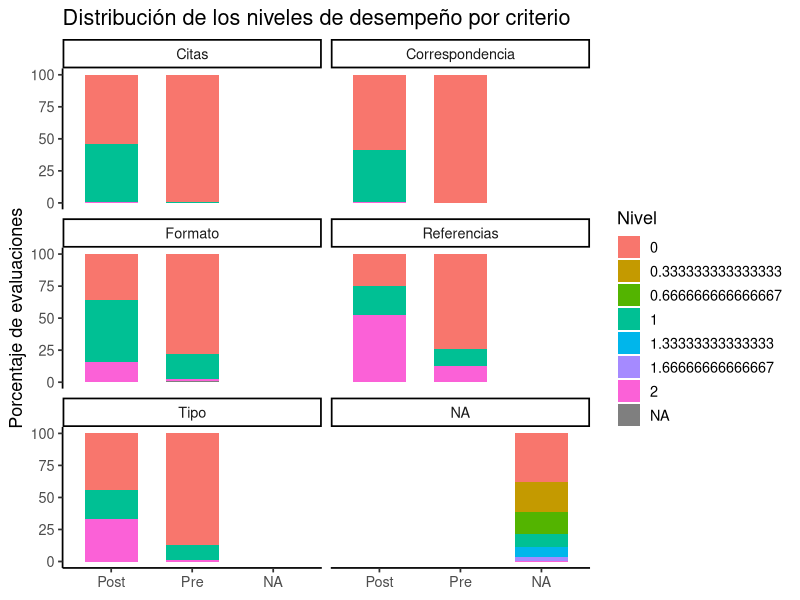

Write R code to recreate this figure. (Note: this script raises an error after producing the figure.)
# ============================================================
# ANÁLISIS POR CRITERIO DE LA RÚBRICA
# ============================================================

library(tidyverse)
library(rstatix)
library(ggpubr)
library(writexl)


pre1 <- read.csv(
  "Intervencion - Puntuaciones Individuales por criterio.csv",
  check.names = FALSE,
  stringsAsFactors = FALSE
)

pre2 <- read.csv(
  "Intervencion - Puntuaciones Individuales por criterio2.csv",
  check.names = FALSE,
  stringsAsFactors = FALSE
)

pre3 <- read.csv(
  "Intervencion - Puntuaciones Individuales por criterio3.csv",
  check.names = FALSE,
  stringsAsFactors = FALSE
)

post1 <- read.csv(
  "Intervencion - Puntuaciones Individuales por criterio4.csv",
  check.names = FALSE,
  stringsAsFactors = FALSE
)

post2 <- read.csv(
  "Intervencion - Puntuaciones Individuales por criterio5.csv",
  check.names = FALSE,
  stringsAsFactors = FALSE
)

post3 <- read.csv(
  "Intervencion - Puntuaciones Individuales por criterio6.csv",
  check.names = FALSE,
  stringsAsFactors = FALSE
)


limpiar_nombre <- function(x){
  
  x <- trimws(x)
  
  # quitar acentos
  x <- iconv(
    x,
    from = "UTF-8",
    to = "ASCII//TRANSLIT"
  )
  
  # pasar a minúsculas
  x <- tolower(x)
  
  # corregir específicamente la diferencia ortográfica
  # de Garduñño / Garduno
  x <- gsub(
    "gardunno",
    "garduno",
    x
  )
  
  # eliminar espacios múltiples
  x <- gsub(
    "\\s+",
    " ",
    x
  )
  
  return(x)
}


pre1$ID <- limpiar_nombre(pre1$Estudiante)
pre2$ID <- limpiar_nombre(pre2$Estudiante)
pre3$ID <- limpiar_nombre(pre3$Estudiante)
post1$ID <- limpiar_nombre(post1$Estudiante)
post2$ID <- limpiar_nombre(post2$Estudiante)
post3$ID <- limpiar_nombre(post3$Estudiante)


pre1 <- pre1 %>%
  rename(
    Pre1_Citas = Pre1_Citas,
    Pre1_Referencias = Pre1_Referencias,
    Pre1_Tipo = Pre1_Tipo,
    Pre1_Correspondencia = Pre1_Correspondencia,
    Pre1_Formato = Pre1_Formato
  )

pre2 <- pre2 %>%
  rename(
    Pre2_Citas = Pre2_Citas,
    Pre2_Referencias = Pre2_Referencias,
    Pre2_Tipo = Pre2_Tipo,
    Pre2_Correspondencia = Pre2_Correspondencia,
    Pre2_Formato = Pre2_Formato
  )

pre3 <- pre3 %>%
  rename(
    Pre3_Citas = Pre3_Citas,
    Pre3_Referencias = Pre3_Referencias,
    Pre3_Tipo = Pre3_Tipo,
    Pre3_Correspondencia = Pre3_Correspondencia,
    Pre3_Formato = Pre3_Formato
  )

post1 <- post1 %>%
  rename(
    Post1_Citas = Pre4_Citas,
    Post1_Referencias = Pre4_Referencias,
    Post1_Tipo = Pre4_Tipo,
    Post1_Correspondencia = Pre4_Correspondencia,
    Post1_Formato = Pre4_Formato
  )

post2 <- post2 %>%
  rename(
    Post2_Citas = Pre5_Citas,
    Post2_Referencias = Pre5_Referencias,
    Post2_Tipo = Pre5_Tipo,
    Post2_Correspondencia = Pre5_Correspondencia,
    Post2_Formato = Pre5_Formato
  )

post3 <- post3 %>%
  rename(
    Post3_Citas = Pre6_Citas,
    Post3_Referencias = Pre6_Referencias,
    Post3_Tipo = Pre6_Tipo,
    Post3_Correspondencia = Pre6_Correspondencia,
    Post3_Formato = Pre6_Formato
  )


pre1 <- pre1 %>%
  select(ID, Pre1_Citas:Pre1_Formato)

pre2 <- pre2 %>%
  select(ID, Pre2_Citas:Pre2_Formato)

pre3 <- pre3 %>%
  select(ID, Pre3_Citas:Pre3_Formato)

post1 <- post1 %>%
  select(ID, Post1_Citas:Post1_Formato)

post2 <- post2 %>%
  select(ID, Post2_Citas:Post2_Formato)

post3 <- post3 %>%
  select(ID, Post3_Citas:Post3_Formato)


# ============================================================
# UNIR LOS SEIS ARCHIVOS
# ============================================================

datos_criterios <- pre1 %>%
  full_join(pre2, by = "ID") %>%
  full_join(pre3, by = "ID") %>%
  full_join(post1, by = "ID") %>%
  full_join(post2, by = "ID") %>%
  full_join(post3, by = "ID")


# Revisar número de estudiantes
nrow(datos_criterios)

# Debe ser:
# 39


# ============================================================
# PROMEDIO PRE Y POST POR CRITERIO
# ============================================================

criterios <- c(
  "Citas",
  "Referencias",
  "Tipo",
  "Correspondencia",
  "Formato"
)


for (criterio in criterios) {
  
  datos_criterios[[paste0("Pre_", criterio)]] <-
    rowMeans(
      datos_criterios[
        ,
        paste0("Pre", 1:3, "_", criterio)
      ],
      na.rm = TRUE
    )
  
  datos_criterios[[paste0("Post_", criterio)]] <-
    rowMeans(
      datos_criterios[
        ,
        paste0("Post", 1:3, "_", criterio)
      ],
      na.rm = TRUE
    )
  
  datos_criterios[[paste0("Cambio_", criterio)]] <-
    datos_criterios[[paste0("Post_", criterio)]] -
    datos_criterios[[paste0("Pre_", criterio)]]
}


# ============================================================
# TABLA DESCRIPTIVA POR CRITERIO
# ============================================================

tabla_criterios <- map_dfr(
  criterios,
  function(criterio) {
    
    pre <- datos_criterios[[paste0("Pre_", criterio)]]
    post <- datos_criterios[[paste0("Post_", criterio)]]
    
    tibble(
      Criterio = criterio,
      
      Media_Pre = mean(pre, na.rm = TRUE),
      Mediana_Pre = median(pre, na.rm = TRUE),
      DE_Pre = sd(pre, na.rm = TRUE),
      IQR_Pre = IQR(pre, na.rm = TRUE),
      
      Media_Post = mean(post, na.rm = TRUE),
      Mediana_Post = median(post, na.rm = TRUE),
      DE_Post = sd(post, na.rm = TRUE),
      IQR_Post = IQR(post, na.rm = TRUE),
      
      Cambio_Medio =
        mean(post - pre, na.rm = TRUE),
      
      Cambio_Mediano =
        median(post - pre, na.rm = TRUE)
    )
  }
)

tabla_criterios
# ============================================================
#WILCOXON PAREADO POR CRITERIO
# ============================================================

resultados_wilcoxon <- map_dfr(
  criterios,
  function(criterio) {
    
    pre <- datos_criterios[[paste0("Pre_", criterio)]]
    post <- datos_criterios[[paste0("Post_", criterio)]]
    
    prueba <- wilcox.test(
      post,
      pre,
      paired = TRUE,
      exact = FALSE
    )
    
    tibble(
      Criterio = criterio,
      V = unname(prueba$statistic),
      p = prueba$p.value
    )
  }
)


# ============================================================
# CORRECCIÓN DE HOLM
# ============================================================

resultados_wilcoxon <- resultados_wilcoxon %>%
  mutate(
    p_Holm = p.adjust(
      p,
      method = "holm"
    )
  )


resultados_wilcoxon
# ============================================================
#  TAMAÑO DEL EFECTO r
# ============================================================

resultados_efecto <- map_dfr(
  criterios,
  function(criterio) {
    
    pre <- datos_criterios[[paste0("Pre_", criterio)]]
    post <- datos_criterios[[paste0("Post_", criterio)]]
    
    temp <- tibble(
      ID = datos_criterios$ID,
      Pre = pre,
      Post = post
    ) %>%
      drop_na(Pre, Post) %>%
      pivot_longer(
        cols = c(Pre, Post),
        names_to = "Momento",
        values_to = "Puntuacion"
      )
    
    efecto <- temp %>%
      wilcox_effsize(
        Puntuacion ~ Momento,
        paired = TRUE
      )
    
    tibble(
      Criterio = criterio,
      r = efecto$effsize
    )
  }
)

resultados_efecto

# ============================================================
# DISTRIBUCIÓN DE NIVELES 0, 1 Y 2
# ============================================================

datos_niveles <- datos_criterios %>%
  select(
    ID,
    starts_with("Pre"),
    starts_with("Post")
  ) %>%
  pivot_longer(
    cols = -ID,
    names_to = c("Momento", "Tarea", "Criterio"),
    names_pattern = "(Pre|Post)([0-9]+)_(.*)",
    values_to = "Nivel"
  )


# Frecuencias
niveles_resumen <- datos_niveles %>%
  group_by(Criterio, Momento, Nivel) %>%
  summarise(
    n = n(),
    .groups = "drop"
  ) %>%
  group_by(Criterio, Momento) %>%
  mutate(
    Porcentaje = n / sum(n) * 100
  )

niveles_resumen

# ============================================================
# GRÁFICA DE DISTRIBUCIÓN DE NIVELES
# ============================================================

grafico_niveles <- ggplot(
  niveles_resumen,
  aes(
    x = Momento,
    y = Porcentaje,
    fill = factor(Nivel)
  )
) +
  
  geom_col(
    width = 0.65
  ) +
  
  facet_wrap(
    ~ Criterio,
    ncol = 2
  ) +
  
  labs(
    title = "Distribución de los niveles de desempeño por criterio",
    x = NULL,
    y = "Porcentaje de evaluaciones",
    fill = "Nivel"
  ) +
  
  theme_classic(
    base_size = 13
  )

grafico_niveles

# ============================================================
#  GRÁFICA PRE VS POST POR CRITERIO
# ============================================================

datos_grafica <- resultados_criterios %>%
  select(
    Criterio,
    Media_Pre,
    Media_Post
  ) %>%
  pivot_longer(
    cols = c(Media_Pre, Media_Post),
    names_to = "Momento",
    values_to = "Media"
  ) %>%
  mutate(
    Momento = recode(
      Momento,
      "Media_Pre" = "Preintervención",
      "Media_Post" = "Postintervención"
    )
  )


grafico_criterios <- ggplot(
  datos_grafica,
  aes(
    x = Criterio,
    y = Media,
    group = Momento
  )
) +
  
  geom_point(
    size = 3
  ) +
  
  geom_line(
    linewidth = 0.8
  ) +
  
  labs(
    title = "Desempeño por criterio de la rúbrica",
    x = NULL,
    y = "Puntuación media (0–2)"
  ) +
  
  theme_classic(
    base_size = 13
  )

grafico_criterios

# ============================================================
# EVOLUCIÓN DE LAS SEIS TAREAS
# CON IC 95 %
# ============================================================

datos_tareas <- datos_criterios %>%
  select(
    ID,
    Pre1_Citas:Pre3_Formato,
    Post1_Citas:Post3_Formato
  ) %>%
  pivot_longer(
    cols = -ID,
    names_to = c("Momento", "Tarea", "Criterio"),
    names_pattern = "(Pre|Post)([0-9]+)_(.*)",
    values_to = "Nivel"
  ) %>%
  group_by(ID, Momento, Tarea) %>%
  summarise(
    Score = sum(Nivel, na.rm = TRUE),
    .groups = "drop"
  )


estadisticos_tarea <- datos_tareas %>%
  group_by(Momento, Tarea) %>%
  summarise(
    n = n(),
    Media = mean(Score),
    DE = sd(Score),
    EE = DE / sqrt(n),
    
    IC95_inf =
      Media - qt(
        0.975,
        df = n - 1
      ) * EE,
    
    IC95_sup =
      Media + qt(
        0.975,
        df = n - 1
      ) * EE,
    
    .groups = "drop"
  ) %>%
  mutate(
    Evaluacion = paste0(
      Momento,
      Tarea
    )
  )


# Orden correcto
estadisticos_tarea$Evaluacion <- factor(
  estadisticos_tarea$Evaluacion,
  levels = c(
    "Pre1",
    "Pre2",
    "Pre3",
    "Post1",
    "Post2",
    "Post3"
  )
)


grafico_temporal_IC <- ggplot(
  estadisticos_tarea,
  aes(
    x = Evaluacion,
    y = Media,
    group = 1
  )
) +
  
  geom_line(
    linewidth = 0.8
  ) +
  
  geom_point(
    size = 3
  ) +
  
  geom_errorbar(
    aes(
      ymin = IC95_inf,
      ymax = IC95_sup
    ),
    width = 0.10
  ) +
  
  labs(
    title = "Evolución del desempeño a través de las seis tareas",
    x = "Evaluación",
    y = "Puntuación media (0–10)"
  ) +
  
  theme_classic(
    base_size = 13
  )

grafico_temporal_IC

#############################################
datos_grafica <- tabla_criterios %>%
  select(
    Criterio,
    Media_Pre,
    Media_Post
  ) %>%
  pivot_longer(
    cols = c(Media_Pre, Media_Post),
    names_to = "Momento",
    values_to = "Media"
  ) %>%
  mutate(
    Momento = recode(
      Momento,
      "Media_Pre" = "Preintervención",
      "Media_Post" = "Postintervención"
    )
  )
grafico_criterios <- ggplot(
  datos_grafica,
  aes(
    x = Criterio,
    y = Media,
    group = Momento,
    shape = Momento
  )
) +
  geom_line(
    linewidth = 0.8
  ) +
  geom_point(
    size = 3
  ) +
  labs(
    title = "Desempeño por criterio de la rúbrica",
    x = NULL,
    y = "Puntuación media (0–2)",
    shape = "Momento"
  ) +
  theme_classic(
    base_size = 13
  )

grafico_criterios

##################################################################
# Muñoz Hernández Shaday: todos los criterios de Pre2 = 0
datos_criterios <- datos_criterios %>%
  mutate(
    Pre2_Citas = ifelse(
      ID == limpiar_nombre("Muñoz Hernández Shaday"),
      0, Pre2_Citas
    ),
    Pre2_Referencias = ifelse(
      ID == limpiar_nombre("Muñoz Hernández Shaday"),
      0, Pre2_Referencias
    ),
    Pre2_Tipo = ifelse(
      ID == limpiar_nombre("Muñoz Hernández Shaday"),
      0, Pre2_Tipo
    ),
    Pre2_Correspondencia = ifelse(
      ID == limpiar_nombre("Muñoz Hernández Shaday"),
      0, Pre2_Correspondencia
    ),
    Pre2_Formato = ifelse(
      ID == limpiar_nombre("Muñoz Hernández Shaday"),
      0, Pre2_Formato
    )
  )

# Bautista Alejandro Uriel: Pre2_Formato = 0
datos_criterios <- datos_criterios %>%
  mutate(
    Pre2_Formato = ifelse(
      ID == limpiar_nombre("Bautista Alejandro Uriel"),
      0, Pre2_Formato
    )
  )
########################################################
# Muñoz Hernández Shaday: todos los criterios de Pre2 = 0
datos_criterios <- datos_criterios %>%
  mutate(
    Pre2_Citas = ifelse(
      ID == limpiar_nombre("Muñoz Hernández Shaday"),
      0, Pre2_Citas
    ),
    Pre2_Referencias = ifelse(
      ID == limpiar_nombre("Muñoz Hernández Shaday"),
      0, Pre2_Referencias
    ),
    Pre2_Tipo = ifelse(
      ID == limpiar_nombre("Muñoz Hernández Shaday"),
      0, Pre2_Tipo
    ),
    Pre2_Correspondencia = ifelse(
      ID == limpiar_nombre("Muñoz Hernández Shaday"),
      0, Pre2_Correspondencia
    ),
    Pre2_Formato = ifelse(
      ID == limpiar_nombre("Muñoz Hernández Shaday"),
      0, Pre2_Formato
    )
  )

# Bautista Alejandro Uriel: Pre2_Formato = 0
datos_criterios <- datos_criterios %>%
  mutate(
    Pre2_Formato = ifelse(
      ID == limpiar_nombre("Bautista Alejandro Uriel"),
      0, Pre2_Formato
    )
  )
#########################################################
criterios <- c(
  "Citas",
  "Referencias",
  "Tipo",
  "Correspondencia",
  "Formato"
)

for (criterio in criterios) {
  
  datos_criterios[[paste0("Pre_", criterio)]] <-
    rowMeans(
      datos_criterios[
        ,
        paste0("Pre", 1:3, "_", criterio)
      ],
      na.rm = TRUE
    )
  
  datos_criterios[[paste0("Post_", criterio)]] <-
    rowMeans(
      datos_criterios[
        ,
        paste0("Post", 1:3, "_", criterio)
      ],
      na.rm = TRUE
    )
  
  datos_criterios[[paste0("Cambio_", criterio)]] <-
    datos_criterios[[paste0("Post_", criterio)]] -
    datos_criterios[[paste0("Pre_", criterio)]]
}
######################################################
tabla_criterios <- map_dfr(
  criterios,
  function(criterio) {
    
    pre <- datos_criterios[[paste0("Pre_", criterio)]]
    post <- datos_criterios[[paste0("Post_", criterio)]]
    
    tibble(
      Criterio = criterio,
      
      Media_Pre = mean(pre, na.rm = TRUE),
      Mediana_Pre = median(pre, na.rm = TRUE),
      DE_Pre = sd(pre, na.rm = TRUE),
      IQR_Pre = IQR(pre, na.rm = TRUE),
      
      Media_Post = mean(post, na.rm = TRUE),
      Mediana_Post = median(post, na.rm = TRUE),
      DE_Post = sd(post, na.rm = TRUE),
      IQR_Post = IQR(post, na.rm = TRUE),
      
      Cambio_Medio = mean(post - pre, na.rm = TRUE),
      Cambio_Mediano = median(post - pre, na.rm = TRUE)
    )
  }
)

tabla_criterios
###########################################################3
resultados_wilcoxon <- map_dfr(
  criterios,
  function(criterio) {
    
    pre <- datos_criterios[[paste0("Pre_", criterio)]]
    post <- datos_criterios[[paste0("Post_", criterio)]]
    
    prueba <- wilcox.test(
      post,
      pre,
      paired = TRUE,
      exact = FALSE
    )
    
    tibble(
      Criterio = criterio,
      V = unname(prueba$statistic),
      p = prueba$p.value
    )
  }
)

resultados_wilcoxon <- resultados_wilcoxon %>%
  mutate(
    p_Holm = p.adjust(
      p,
      method = "holm"
    )
  )

resultados_wilcoxon
###################################################333333333333
resultados_efecto <- map_dfr(
  criterios,
  function(criterio) {
    
    pre <- datos_criterios[[paste0("Pre_", criterio)]]
    post <- datos_criterios[[paste0("Post_", criterio)]]
    
    temp <- tibble(
      ID = datos_criterios$ID,
      Pre = pre,
      Post = post
    ) %>%
      drop_na(Pre, Post) %>%
      pivot_longer(
        cols = c(Pre, Post),
        names_to = "Momento",
        values_to = "Puntuacion"
      )
    
    efecto <- temp %>%
      wilcox_effsize(
        Puntuacion ~ Momento,
        paired = TRUE
      )
    
    tibble(
      Criterio = criterio,
      r = efecto$effsize
    )
  }
)

resultados_efecto
# ============================================================
#ANALÍSIS DE DISTRIBUCION POR NIVELES 
# ============================================================
datos_niveles <- datos_criterios %>%
  select(
    ID,
    starts_with("Pre"),
    starts_with("Post")
  ) %>%
  pivot_longer(
    cols = -ID,
    names_to = c("Momento", "Tarea", "Criterio"),
    names_pattern = "(Pre|Post)([0-9]+)_(.*)",
    values_to = "Nivel"
  )
niveles_resumen <- datos_niveles %>%
  group_by(Criterio, Momento, Nivel) %>%
  summarise(
    n = n(),
    .groups = "drop"
  ) %>%
  group_by(Criterio, Momento) %>%
  mutate(
    Porcentaje = n / sum(n) * 100
  ) %>%
  ungroup()
print(niveles_resumen, n = Inf)

print(niveles_resumen, n = Inf)

#CORREGIR 

datos_niveles <- datos_criterios %>%
  select(
    ID,
    Pre1_Citas:Pre3_Formato,
    Post1_Citas:Post3_Formato
  ) %>%
  pivot_longer(
    cols = -ID,
    names_to = c("Momento", "Tarea", "Criterio"),
    names_pattern = "(Pre|Post)([0-9]+)_(.*)",
    values_to = "Nivel"
  )
niveles_resumen <- datos_niveles %>%
  group_by(Criterio, Momento, Nivel) %>%
  summarise(
    n = n(),
    .groups = "drop"
  ) %>%
  group_by(Criterio, Momento) %>%
  mutate(
    Porcentaje = n / sum(n) * 100
  ) %>%
  ungroup()
print(niveles_resumen, n = Inf)

niveles_resumen_tarea <- datos_niveles %>%
  group_by(Criterio, Momento, Tarea, Nivel) %>%
  summarise(
    n = n(),
    .groups = "drop"
  ) %>%
  group_by(Criterio, Momento, Tarea) %>%
  mutate(
    Porcentaje = n / sum(n) * 100
  ) %>%
  ungroup()

print(niveles_resumen_tarea, n = Inf)

niveles_resumen_tarea <- datos_niveles %>%
  mutate(
    Nivel = factor(Nivel, levels = c(0, 1, 2))
  ) %>%
  count(Criterio, Momento, Tarea, Nivel, .drop = FALSE) %>%
  group_by(Criterio, Momento, Tarea) %>%
  mutate(
    Porcentaje = n / sum(n) * 100
  ) %>%
  ungroup()

print(niveles_resumen_tarea, n = Inf)

###############################################
#GRÁFICA
###############################################
library(ggplot2)
library(dplyr)

grafico_niveles <- niveles_resumen_tarea %>%
  mutate(
    Tarea = factor(
      Tarea,
      levels = c("1", "2", "3"),
      labels = c("1", "2", "3")
    ),
    Momento = factor(
      Momento,
      levels = c("Pre", "Post")
    ),
    Evaluacion = case_when(
      Momento == "Pre" & Tarea == "1" ~ "Pre 1",
      Momento == "Pre" & Tarea == "2" ~ "Pre 2",
      Momento == "Pre" & Tarea == "3" ~ "Pre 3",
      Momento == "Post" & Tarea == "1" ~ "Post 1",
      Momento == "Post" & Tarea == "2" ~ "Post 2",
      Momento == "Post" & Tarea == "3" ~ "Post 3"
    ),
    Evaluacion = factor(
      Evaluacion,
      levels = c("Pre 1", "Pre 2", "Pre 3",
                 "Post 1", "Post 2", "Post 3")
    ),
    Nivel = factor(
      Nivel,
      levels = c(0, 1, 2),
      labels = c("Nivel 0", "Nivel 1", "Nivel 2")
    )
  )

ggplot(
  grafico_niveles,
  aes(x = Evaluacion, y = Porcentaje, fill = Nivel)
) +
  geom_col(width = 0.75) +
  facet_wrap(~ Criterio, ncol = 1) +
  scale_y_continuous(
    limits = c(0, 100),
    breaks = seq(0, 100, 20),
    expand = c(0, 0)
  ) +
  labs(
    title = "Distribución de niveles de desempeño por criterio",
    x = NULL,
    y = "Estudiantes (%)",
    fill = "Nivel de desempeño"
  ) +
  theme_classic(base_size = 12) +
  theme(
    strip.background = element_blank(),
    strip.text = element_text(face = "bold"),
    axis.text.x = element_text(angle = 45, hjust = 1),
    legend.position = "bottom"
  )
###############################################
#En inglés
##############################################
library(ggplot2)
library(dplyr)

# Prepare data for the figure
grafico_niveles_articulo <- niveles_resumen_tarea %>%
  mutate(
    
    # Create evaluation labels
    Evaluacion = case_when(
      Momento == "Pre" & Tarea == "1" ~ "Pre 1",
      Momento == "Pre" & Tarea == "2" ~ "Pre 2",
      Momento == "Pre" & Tarea == "3" ~ "Pre 3",
      Momento == "Post" & Tarea == "1" ~ "Post 1",
      Momento == "Post" & Tarea == "2" ~ "Post 2",
      Momento == "Post" & Tarea == "3" ~ "Post 3"
    ),
    
    # Keep evaluations in chronological order
    Evaluacion = factor(
      Evaluacion,
      levels = c(
        "Pre 1", "Pre 2", "Pre 3",
        "Post 1", "Post 2", "Post 3"
      )
    ),
    
    # Translate rubric levels
    Nivel = factor(
      Nivel,
      levels = c(0, 1, 2),
      labels = c(
        "Level 0",
        "Level 1",
        "Level 2"
      )
    ),
    
    # Translate rubric criteria
    Criterio = recode(
      Criterio,
      "Citas" = "In-text citations",
      "Referencias" = "Reference list",
      "Tipo" = "Literature type",
      "Correspondencia" = "Citation–reference correspondence",
      "Formato" = "Format and technical consistency"
    )
  )

# Generate figure
ggplot(
  grafico_niveles_articulo,
  aes(
    x = Evaluacion,
    y = Porcentaje,
    fill = Nivel
  )
) +
  
  # 100% stacked bars
  geom_col(
    width = 0.72,
    color = "white",
    linewidth = 0.2
  ) +
  
  # One panel per rubric criterion
  facet_wrap(
    ~ Criterio,
    ncol = 1
  ) +
  
  # Grayscale levels
  scale_fill_manual(
    values = c(
      "Level 0" = "#F76CEE",
      "Level 1" = "#F5A91E",
      "Level 2" = "#15B0E4"
    )
  ) +
  
  # Y-axis
  scale_y_continuous(
    limits = c(0, 100),
    breaks = seq(0, 100, 20),
    expand = c(0, 0)
  ) +
  
  # English labels
  labs(
    title = "Distribution of Performance Levels by Rubric Criterion",
    x = NULL,
    y = "Students (%)",
    fill = "Performance level"
  ) +
  
  # Clean scientific style
  theme_classic(base_size = 12) +
  
  theme(
    
    # Center the main title
    plot.title = element_text(
      hjust = 0.5,
      face = "bold",
      size = 14
    ),
    
    # Facet titles
    strip.background = element_blank(),
    strip.text = element_text(
      face = "bold",
      size = 12
    ),
    
    # X-axis labels
    axis.text.x = element_text(
      angle = 45,
      hjust = 1,
      vjust = 1,
      size = 10
    ),
    
    # Y-axis
    axis.text.y = element_text(size = 10),
    axis.title.y = element_text(size = 11),
    
    # Legend
    legend.position = "bottom",
    legend.title = element_text(face = "bold"),
    legend.text = element_text(size = 10),
    
    # Spacing between panels
    panel.spacing = unit(
      0.8,
      "lines"
    ),
    
    # Figure margins
    plot.margin = margin(
      10, 10, 10, 10
    )
  )
###############################################################

datos_grafica_criterios <- tabla_criterios %>%
  select(
    Criterio,
    Media_Pre,
    Media_Post
  ) %>%
  pivot_longer(
    cols = c(Media_Pre, Media_Post),
    names_to = "Momento",
    values_to = "Media"
  ) %>%
  mutate(
    Momento = recode(
      Momento,
      "Media_Pre" = "Pre-intervention",
      "Media_Post" = "Post-intervention"
    ),
    Criterio = recode(
      Criterio,
      "Citas" = "In-text citations",
      "Referencias" = "Reference list",
      "Tipo" = "Literature type",
      "Correspondencia" = "Citation–reference correspondence",
      "Formato" = "Format and technical consistency"
    )
  )
grafico_criterios <- ggplot(
  datos_grafica_criterios,
  aes(
    x = Criterio,
    y = Media,
    shape = Momento
  )
) +
  geom_point(
    size = 3.5,
    position = position_dodge(width = 0.4)
  ) +
  scale_y_continuous(
    limits = c(0, 2),
    breaks = seq(0, 2, 0.5),
    expand = c(0, 0.05)
  ) +
  labs(
    title = "Mean Performance by Rubric Criterion",
    x = NULL,
    y = "Mean score (0–2)",
    shape = "Assessment"
  ) +
  theme_classic(base_size = 12) +
  theme(
    plot.title = element_text(
      hjust = 0.5,
      face = "bold",
      size = 14
    ),
    axis.text.x = element_text(
      angle = 35,
      hjust = 1
    ),
    legend.position = "bottom",
    legend.title = element_text(face = "bold")
  )

grafico_criterios

#CORREGIDO
library(ggplot2)
library(dplyr)

# Prepare data for the figure
datos_grafica_criterios <- tabla_criterios %>%
  select(
    Criterio,
    Media_Pre,
    Media_Post
  ) %>%
  pivot_longer(
    cols = c(Media_Pre, Media_Post),
    names_to = "Momento",
    values_to = "Media"
  ) %>%
  mutate(
    
    # Translate assessment labels
    Momento = recode(
      Momento,
      "Media_Pre" = "Pre-intervention",
      "Media_Post" = "Post-intervention"
    ),
    
    # Translate rubric criteria
    Criterio = recode(
      Criterio,
      "Citas" = "In-text citations",
      "Referencias" = "Reference list",
      "Tipo" = "Literature type",
      "Correspondencia" = "Citation–reference correspondence",
      "Formato" = "Format and technical consistency"
    )
  )

# Generate figure
grafico_criterios <- ggplot(
  datos_grafica_criterios,
  aes(
    x = Criterio,
    y = Media,
    shape = Momento
  )
) +
  
  # Mean points
  geom_point(
    size = 3.5,
    position = position_dodge(width = 0.4)
  ) +
  
  # Y-axis
  scale_y_continuous(
    limits = c(0, 2),
    breaks = seq(0, 2, 0.5),
    expand = c(0, 0.05)
  ) +
  
  # English labels
  labs(
    title = "Mean Performance by Rubric Criterion",
    x = NULL,
    y = "Mean score (0–2)",
    shape = "Assessment"
  ) +
  
  # Clean scientific theme
  theme_classic(base_size = 12) +
  
  theme(
    
    # Center title
    plot.title = element_text(
      hjust = 0.5,
      face = "bold",
      size = 14
    ),
    
    # Add subtle grid
    panel.grid.major = element_line(
      linewidth = 0.3,
      color = "grey85"
    ),
    
    panel.grid.minor = element_line(
      linewidth = 0.15,
      color = "grey92"
    ),
    
    # Keep axes visible
    axis.line = element_line(
      linewidth = 0.5
    ),
    
    # X-axis labels
    axis.text.x = element_text(
      angle = 35,
      hjust = 1,
      size = 10
    ),
    
    # Y-axis
    axis.text.y = element_text(
      size = 10
    ),
    
    axis.title.y = element_text(
      size = 11
    ),
    
    # Legend
    legend.position = "bottom",
    legend.title = element_text(
      face = "bold"
    ),
    
    # Margins
    plot.margin = margin(
      10, 10, 10, 10
    )
  )

grafico_criterios

###################
#ANÁLISIS INDIVIDUAL
####################
names(datos)

head(datos)

tabla_individual <- datos %>%
  select(
    Estudiante,
    Pre1, Pre2, Pre3,
    Post1, Post2, Post3,
    Pre, Post, Cambio,
    Clasificacion, Porcentaje_Mejora
  )

print(tabla_individual, n = Inf)

table(datos$Clasificacion)

prop.table(table(datos$Clasificacion)) * 100

summary(datos$Cambio)

View(tabla_individual)

############################
#GRÁFICO (ESTE NO USAR)
############################
library(ggplot2)
library(dplyr)
library(tidyr)

# Convert individual scores to long format
datos_trayectorias <- datos %>%
  select(
    Estudiante,
    Pre1, Pre2, Pre3,
    Post1, Post2, Post3
  ) %>%
  pivot_longer(
    cols = c(
      Pre1, Pre2, Pre3,
      Post1, Post2, Post3
    ),
    names_to = "Evaluacion",
    values_to = "Puntuacion"
  ) %>%
  mutate(
    Evaluacion = factor(
      Evaluacion,
      levels = c(
        "Pre1", "Pre2", "Pre3",
        "Post1", "Post2", "Post3"
      ),
      labels = c(
        "Pre 1", "Pre 2", "Pre 3",
        "Post 1", "Post 2", "Post 3"
      )
    )
  )

# Calculate group means
medias_trayectoria <- datos_trayectorias %>%
  group_by(Evaluacion) %>%
  summarise(
    Media = mean(Puntuacion, na.rm = TRUE),
    .groups = "drop"
  )

# Generate individual trajectory plot
grafico_trayectorias <- ggplot(
  datos_trayectorias,
  aes(
    x = Evaluacion,
    y = Puntuacion,
    group = Estudiante
  )
) +
  
  # Individual trajectories
  geom_line(
    alpha = 0.30,
    linewidth = 0.5
  ) +
  
  # Individual observations
  geom_point(
    alpha = 0.30,
    size = 1.5
  ) +
  
  # Group mean trajectory
  geom_line(
    data = medias_trayectoria,
    aes(
      x = Evaluacion,
      y = Media,
      group = 1
    ),
    inherit.aes = FALSE,
    linewidth = 1.3
  ) +
  
  # Group mean points
  geom_point(
    data = medias_trayectoria,
    aes(
      x = Evaluacion,
      y = Media
    ),
    inherit.aes = FALSE,
    size = 3
  ) +
  
  # Y-axis
  scale_y_continuous(
    limits = c(0, 10),
    breaks = seq(0, 10, 2),
    expand = c(0, 0.02)
  ) +
  
  # Labels
  labs(
    title = "Individual Performance Trajectories Across Assessments",
    x = "Assessment",
    y = "Total score (0–10)"
  ) +
  
  # Scientific style
  theme_classic(base_size = 12) +
  
  theme(
    plot.title = element_text(
      hjust = 0.5,
      face = "bold",
      size = 14
    ),
    
    axis.text.x = element_text(
      angle = 45,
      hjust = 1
    ),
    
    axis.title = element_text(
      size = 11
    ),
    
    # Grid
    panel.grid.major = element_line(
      linewidth = 0.3,
      color = "grey85"
    ),
    
    panel.grid.minor = element_line(
      linewidth = 0.15,
      color = "grey92"
    ),
    
    axis.line = element_line(
      linewidth = 0.5
    ),
    
    plot.margin = margin(
      10, 10, 10, 10
    )
  )

grafico_trayectorias

###########################
# Tabla de cambio individual
tabla_individual_articulo <- datos %>%
  select(
    Estudiante,
    Pre,
    Post,
    Cambio,
    Clasificacion
  ) %>%
  arrange(desc(Cambio))

tabla_individual_articulo

resumen_cambio_individual <- datos %>%
  summarise(
    n = n(),
    Mejoraron = sum(Clasificacion == "Mejoró"),
    Sin_cambio = sum(Clasificacion == "Sin cambio"),
    Empeoraron = sum(Clasificacion == "Empeoró"),
    
    Porcentaje_mejoraron = mean(Clasificacion == "Mejoró") * 100,
    Porcentaje_sin_cambio = mean(Clasificacion == "Sin cambio") * 100,
    Porcentaje_empeoraron = mean(Clasificacion == "Empeoró") * 100,
    
    Cambio_media = mean(Cambio, na.rm = TRUE),
    Cambio_mediana = median(Cambio, na.rm = TRUE),
    Cambio_SD = sd(Cambio, na.rm = TRUE),
    Cambio_IQR = IQR(Cambio, na.rm = TRUE),
    Cambio_min = min(Cambio, na.rm = TRUE),
    Cambio_max = max(Cambio, na.rm = TRUE)
  )

resumen_cambio_individual

resumen_baseline <- datos %>%
  summarise(
    n = n(),
    Pre_cero = sum(Pre == 0, na.rm = TRUE),
    Porcentaje_Pre_cero = mean(Pre == 0, na.rm = TRUE) * 100
  )

resumen_baseline

#######################################################
#MÁS ANÁLISIS
#######################################################

descriptivos_evaluacion <- datos %>%
  select(Pre1, Pre2, Pre3, Post1, Post2, Post3) %>%
  pivot_longer(
    cols = everything(),
    names_to = "Evaluacion",
    values_to = "Puntuacion"
  ) %>%
  group_by(Evaluacion) %>%
  summarise(
    n = n(),
    Media = mean(Puntuacion, na.rm = TRUE),
    Mediana = median(Puntuacion, na.rm = TRUE),
    SD = sd(Puntuacion, na.rm = TRUE),
    IQR = IQR(Puntuacion, na.rm = TRUE),
    Min = min(Puntuacion, na.rm = TRUE),
    Max = max(Puntuacion, na.rm = TRUE),
    .groups = "drop"
  ) %>%
  mutate(
    Evaluacion = factor(
      Evaluacion,
      levels = c("Pre1", "Pre2", "Pre3", "Post1", "Post2", "Post3")
    )
  )

descriptivos_evaluacion

datos_friedman <- datos %>%
  select(Estudiante, Pre1, Pre2, Pre3, Post1, Post2, Post3) %>%
  pivot_longer(
    cols = -Estudiante,
    names_to = "Evaluacion",
    values_to = "Puntuacion"
  )

friedman_test(
  datos_friedman,
  Puntuacion ~ Evaluacion | Estudiante
)

comparaciones_pares <- datos_friedman %>%
  pairwise_wilcox_test(
    Puntuacion ~ Evaluacion,
    paired = TRUE,
    p.adjust.method = "holm"
  )

comparaciones_pares

descriptivos_evaluacion

friedman_test(
  datos_friedman,
  Puntuacion ~ Evaluacion | Estudiante
)

#########################################################
#TAMAÑO DEL EFECTO
#########################################################

efectos_pre_post <- datos %>%
  select(Estudiante, Pre1, Pre2, Pre3, Post1, Post2, Post3) %>%
  pivot_longer(
    cols = -Estudiante,
    names_to = "Evaluacion",
    values_to = "Puntuacion"
  ) %>%
  mutate(
    Momento = ifelse(grepl("^Pre", Evaluacion), "Pre", "Post"),
    Numero = gsub("Pre|Post", "", Evaluacion)
  ) %>%
  select(Estudiante, Numero, Momento, Puntuacion) %>%
  pivot_wider(
    names_from = Momento,
    values_from = Puntuacion
  ) %>%
  group_by(Numero) %>%
  summarise(
    n = n(),
    Cambio_media = mean(Post - Pre, na.rm = TRUE),
    Cambio_mediana = median(Post - Pre, na.rm = TRUE),
    SD_cambio = sd(Post - Pre, na.rm = TRUE),
    .groups = "drop"
  )

efectos_pre_post

efectos_pre_post_r <- datos %>%
  select(Estudiante, Pre1, Pre2, Pre3, Post1, Post2, Post3) %>%
  pivot_longer(
    cols = -Estudiante,
    names_to = "Evaluacion",
    values_to = "Puntuacion"
  ) %>%
  mutate(
    Momento = ifelse(grepl("^Pre", Evaluacion), "Pre", "Post"),
    Numero = gsub("Pre|Post", "", Evaluacion)
  ) %>%
  select(Estudiante, Numero, Momento, Puntuacion) %>%
  pivot_wider(
    names_from = Momento,
    values_from = Puntuacion
  ) %>%
  group_by(Numero) %>%
  wilcox_test(
    Post ~ Pre,
    paired = TRUE
  ) %>%
  add_significance() %>%
  ungroup()

efectos_pre_post_r

wilcox_1 <- wilcox.test(
  datos$Post1,
  datos$Pre1,
  paired = TRUE,
  exact = FALSE
)

wilcox_1

wilcox_2 <- wilcox.test(
  datos$Post2,
  datos$Pre2,
  paired = TRUE,
  exact = FALSE
)

wilcox_2

wilcox_3 <- wilcox.test(
  datos$Post3,
  datos$Pre3,
  paired = TRUE,
  exact = FALSE
)

wilcox_3

# Función para calcular r a partir del estadístico V de Wilcoxon
calcular_r <- function(V, n, p) {
  
  z <- qnorm(p / 2, lower.tail = FALSE)
  
  r <- z / sqrt(n)
  
  return(r)
}

r_1 <- calcular_r(145.5, 39, wilcox_1$p.value)
r_2 <- calcular_r(701, 39, wilcox_2$p.value)
r_3 <- calcular_r(780, 39, wilcox_3$p.value)

tabla_efectos_temporales <- data.frame(
  Comparacion = c(
    "Pre 1 vs Post 1",
    "Pre 2 vs Post 2",
    "Pre 3 vs Post 3"
  ),
  r = c(r_1, r_2, r_3)
)

tabla_efectos_temporales
